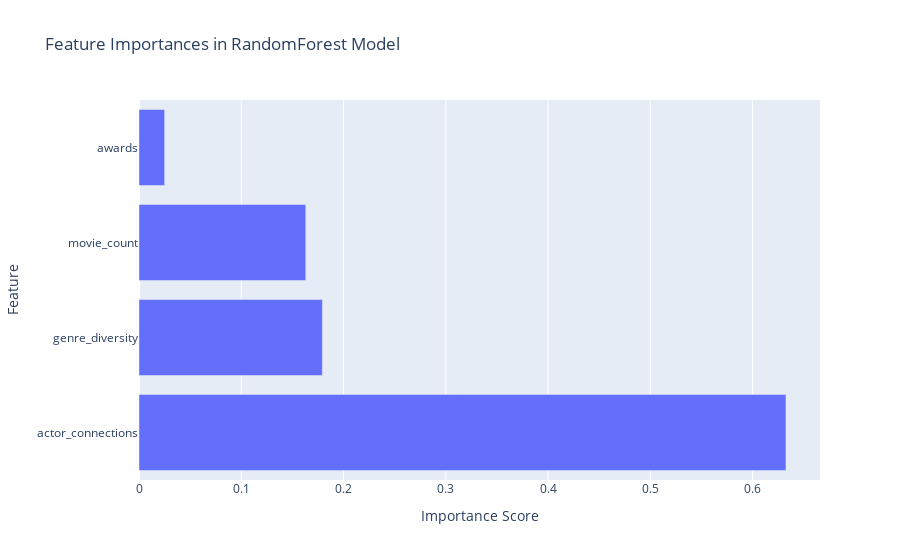

The notebook cell this image was saved under:
### Code cell
import plotly.express as px

# Assuming rf_clf_optimized is your trained RandomForestClassifier
feature_importances = rf_clf_optimized.feature_importances_

# Creating a DataFrame for the feature importances
features_df = pd.DataFrame({'Feature': X_train_ext.columns, 'Importance': feature_importances})

# Sorting the DataFrame based on importance
features_df = features_df.sort_values(by='Importance', ascending=False)

# Creating the Plotly bar chart
fig = px.bar(features_df, x='Importance', y='Feature', orientation='h',
             title='Feature Importances in RandomForest Model',
             labels={'Feature': 'Feature', 'Importance': 'Importance Score'})

# Show the plot
fig.show()

### Figure 1 — Plotly figure (JSON) as saved in the notebook; plotly's stock layout.template omitted (floating-point values rounded to 4 significant figures)
{"data": [{"alignmentgroup": "True", "hovertemplate": "Importance Score=%{x}<br>Feature=%{y}<extra></extra>", "legendgroup": "", "marker": {"color": "#636efa", "pattern": {"shape": ""}}, "name": "", "offsetgroup": "", "orientation": "h", "showlegend": false, "textposition": "auto", "type": "bar", "x": [0.6326, 0.1793, 0.1631, 0.02505], "xaxis": "x", "y": ["actor_connections", "genre_diversity", "movie_count", "awards"], "yaxis": "y"}], "layout": {"barmode": "relative", "legend": {"tracegroupgap": 0}, "title": {"text": "Feature Importances in RandomForest Model"}, "xaxis": {"anchor": "y", "domain": [0, 1], "title": {"text": "Importance Score"}}, "yaxis": {"anchor": "x", "domain": [0, 1], "title": {"text": "Feature"}}}}
